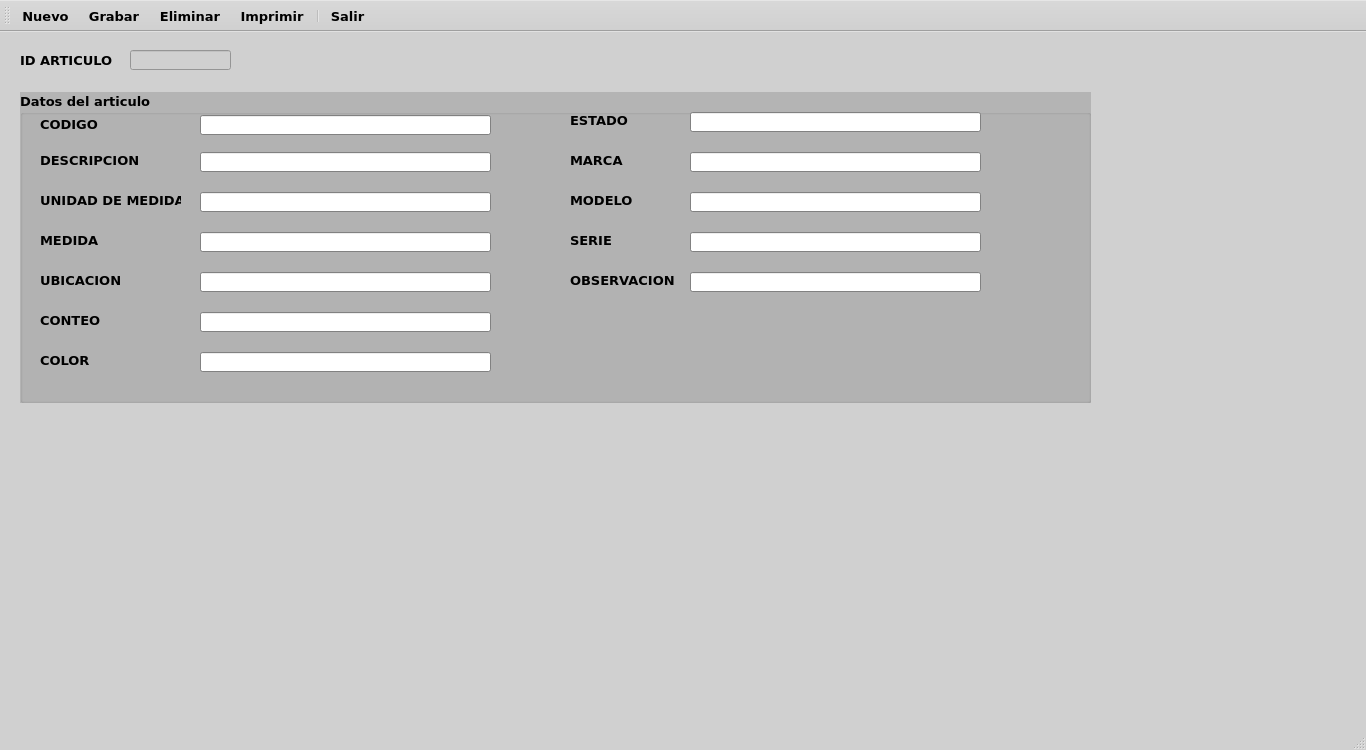
<?xml version="1.0" encoding="UTF-8"?>
<ui version="4.0">
 <class>MainWindow</class>
 <widget class="QMainWindow" name="MainWindow">
  <property name="geometry">
   <rect>
    <x>0</x>
    <y>0</y>
    <width>1366</width>
    <height>750</height>
   </rect>
  </property>
  <property name="palette">
   <palette>
    <active>
     <colorrole role="WindowText">
      <brush brushstyle="SolidPattern">
       <color alpha="255">
        <red>0</red>
        <green>0</green>
        <blue>0</blue>
       </color>
      </brush>
     </colorrole>
     <colorrole role="Button">
      <brush brushstyle="SolidPattern">
       <color alpha="255">
        <red>208</red>
        <green>208</green>
        <blue>208</blue>
       </color>
      </brush>
     </colorrole>
     <colorrole role="Light">
      <brush brushstyle="SolidPattern">
       <color alpha="255">
        <red>255</red>
        <green>255</green>
        <blue>255</blue>
       </color>
      </brush>
     </colorrole>
     <colorrole role="Midlight">
      <brush brushstyle="SolidPattern">
       <color alpha="255">
        <red>231</red>
        <green>231</green>
        <blue>231</blue>
       </color>
      </brush>
     </colorrole>
     <colorrole role="Dark">
      <brush brushstyle="SolidPattern">
       <color alpha="255">
        <red>104</red>
        <green>104</green>
        <blue>104</blue>
       </color>
      </brush>
     </colorrole>
     <colorrole role="Mid">
      <brush brushstyle="SolidPattern">
       <color alpha="255">
        <red>139</red>
        <green>139</green>
        <blue>139</blue>
       </color>
      </brush>
     </colorrole>
     <colorrole role="Text">
      <brush brushstyle="SolidPattern">
       <color alpha="255">
        <red>0</red>
        <green>0</green>
        <blue>0</blue>
       </color>
      </brush>
     </colorrole>
     <colorrole role="BrightText">
      <brush brushstyle="SolidPattern">
       <color alpha="255">
        <red>255</red>
        <green>255</green>
        <blue>255</blue>
       </color>
      </brush>
     </colorrole>
     <colorrole role="ButtonText">
      <brush brushstyle="SolidPattern">
       <color alpha="255">
        <red>0</red>
        <green>0</green>
        <blue>0</blue>
       </color>
      </brush>
     </colorrole>
     <colorrole role="Base">
      <brush brushstyle="SolidPattern">
       <color alpha="255">
        <red>255</red>
        <green>255</green>
        <blue>255</blue>
       </color>
      </brush>
     </colorrole>
     <colorrole role="Window">
      <brush brushstyle="SolidPattern">
       <color alpha="255">
        <red>208</red>
        <green>208</green>
        <blue>208</blue>
       </color>
      </brush>
     </colorrole>
     <colorrole role="Shadow">
      <brush brushstyle="SolidPattern">
       <color alpha="255">
        <red>0</red>
        <green>0</green>
        <blue>0</blue>
       </color>
      </brush>
     </colorrole>
     <colorrole role="AlternateBase">
      <brush brushstyle="SolidPattern">
       <color alpha="255">
        <red>231</red>
        <green>231</green>
        <blue>231</blue>
       </color>
      </brush>
     </colorrole>
     <colorrole role="ToolTipBase">
      <brush brushstyle="SolidPattern">
       <color alpha="255">
        <red>255</red>
        <green>255</green>
        <blue>220</blue>
       </color>
      </brush>
     </colorrole>
     <colorrole role="ToolTipText">
      <brush brushstyle="SolidPattern">
       <color alpha="255">
        <red>0</red>
        <green>0</green>
        <blue>0</blue>
       </color>
      </brush>
     </colorrole>
     <colorrole role="PlaceholderText">
      <brush brushstyle="SolidPattern">
       <color alpha="128">
        <red>0</red>
        <green>0</green>
        <blue>0</blue>
       </color>
      </brush>
     </colorrole>
    </active>
    <inactive>
     <colorrole role="WindowText">
      <brush brushstyle="SolidPattern">
       <color alpha="255">
        <red>0</red>
        <green>0</green>
        <blue>0</blue>
       </color>
      </brush>
     </colorrole>
     <colorrole role="Button">
      <brush brushstyle="SolidPattern">
       <color alpha="255">
        <red>208</red>
        <green>208</green>
        <blue>208</blue>
       </color>
      </brush>
     </colorrole>
     <colorrole role="Light">
      <brush brushstyle="SolidPattern">
       <color alpha="255">
        <red>255</red>
        <green>255</green>
        <blue>255</blue>
       </color>
      </brush>
     </colorrole>
     <colorrole role="Midlight">
      <brush brushstyle="SolidPattern">
       <color alpha="255">
        <red>231</red>
        <green>231</green>
        <blue>231</blue>
       </color>
      </brush>
     </colorrole>
     <colorrole role="Dark">
      <brush brushstyle="SolidPattern">
       <color alpha="255">
        <red>104</red>
        <green>104</green>
        <blue>104</blue>
       </color>
      </brush>
     </colorrole>
     <colorrole role="Mid">
      <brush brushstyle="SolidPattern">
       <color alpha="255">
        <red>139</red>
        <green>139</green>
        <blue>139</blue>
       </color>
      </brush>
     </colorrole>
     <colorrole role="Text">
      <brush brushstyle="SolidPattern">
       <color alpha="255">
        <red>0</red>
        <green>0</green>
        <blue>0</blue>
       </color>
      </brush>
     </colorrole>
     <colorrole role="BrightText">
      <brush brushstyle="SolidPattern">
       <color alpha="255">
        <red>255</red>
        <green>255</green>
        <blue>255</blue>
       </color>
      </brush>
     </colorrole>
     <colorrole role="ButtonText">
      <brush brushstyle="SolidPattern">
       <color alpha="255">
        <red>0</red>
        <green>0</green>
        <blue>0</blue>
       </color>
      </brush>
     </colorrole>
     <colorrole role="Base">
      <brush brushstyle="SolidPattern">
       <color alpha="255">
        <red>255</red>
        <green>255</green>
        <blue>255</blue>
       </color>
      </brush>
     </colorrole>
     <colorrole role="Window">
      <brush brushstyle="SolidPattern">
       <color alpha="255">
        <red>208</red>
        <green>208</green>
        <blue>208</blue>
       </color>
      </brush>
     </colorrole>
     <colorrole role="Shadow">
      <brush brushstyle="SolidPattern">
       <color alpha="255">
        <red>0</red>
        <green>0</green>
        <blue>0</blue>
       </color>
      </brush>
     </colorrole>
     <colorrole role="AlternateBase">
      <brush brushstyle="SolidPattern">
       <color alpha="255">
        <red>231</red>
        <green>231</green>
        <blue>231</blue>
       </color>
      </brush>
     </colorrole>
     <colorrole role="ToolTipBase">
      <brush brushstyle="SolidPattern">
       <color alpha="255">
        <red>255</red>
        <green>255</green>
        <blue>220</blue>
       </color>
      </brush>
     </colorrole>
     <colorrole role="ToolTipText">
      <brush brushstyle="SolidPattern">
       <color alpha="255">
        <red>0</red>
        <green>0</green>
        <blue>0</blue>
       </color>
      </brush>
     </colorrole>
     <colorrole role="PlaceholderText">
      <brush brushstyle="SolidPattern">
       <color alpha="128">
        <red>0</red>
        <green>0</green>
        <blue>0</blue>
       </color>
      </brush>
     </colorrole>
    </inactive>
    <disabled>
     <colorrole role="WindowText">
      <brush brushstyle="SolidPattern">
       <color alpha="255">
        <red>104</red>
        <green>104</green>
        <blue>104</blue>
       </color>
      </brush>
     </colorrole>
     <colorrole role="Button">
      <brush brushstyle="SolidPattern">
       <color alpha="255">
        <red>208</red>
        <green>208</green>
        <blue>208</blue>
       </color>
      </brush>
     </colorrole>
     <colorrole role="Light">
      <brush brushstyle="SolidPattern">
       <color alpha="255">
        <red>255</red>
        <green>255</green>
        <blue>255</blue>
       </color>
      </brush>
     </colorrole>
     <colorrole role="Midlight">
      <brush brushstyle="SolidPattern">
       <color alpha="255">
        <red>231</red>
        <green>231</green>
        <blue>231</blue>
       </color>
      </brush>
     </colorrole>
     <colorrole role="Dark">
      <brush brushstyle="SolidPattern">
       <color alpha="255">
        <red>104</red>
        <green>104</green>
        <blue>104</blue>
       </color>
      </brush>
     </colorrole>
     <colorrole role="Mid">
      <brush brushstyle="SolidPattern">
       <color alpha="255">
        <red>139</red>
        <green>139</green>
        <blue>139</blue>
       </color>
      </brush>
     </colorrole>
     <colorrole role="Text">
      <brush brushstyle="SolidPattern">
       <color alpha="255">
        <red>104</red>
        <green>104</green>
        <blue>104</blue>
       </color>
      </brush>
     </colorrole>
     <colorrole role="BrightText">
      <brush brushstyle="SolidPattern">
       <color alpha="255">
        <red>255</red>
        <green>255</green>
        <blue>255</blue>
       </color>
      </brush>
     </colorrole>
     <colorrole role="ButtonText">
      <brush brushstyle="SolidPattern">
       <color alpha="255">
        <red>104</red>
        <green>104</green>
        <blue>104</blue>
       </color>
      </brush>
     </colorrole>
     <colorrole role="Base">
      <brush brushstyle="SolidPattern">
       <color alpha="255">
        <red>208</red>
        <green>208</green>
        <blue>208</blue>
       </color>
      </brush>
     </colorrole>
     <colorrole role="Window">
      <brush brushstyle="SolidPattern">
       <color alpha="255">
        <red>208</red>
        <green>208</green>
        <blue>208</blue>
       </color>
      </brush>
     </colorrole>
     <colorrole role="Shadow">
      <brush brushstyle="SolidPattern">
       <color alpha="255">
        <red>0</red>
        <green>0</green>
        <blue>0</blue>
       </color>
      </brush>
     </colorrole>
     <colorrole role="AlternateBase">
      <brush brushstyle="SolidPattern">
       <color alpha="255">
        <red>208</red>
        <green>208</green>
        <blue>208</blue>
       </color>
      </brush>
     </colorrole>
     <colorrole role="ToolTipBase">
      <brush brushstyle="SolidPattern">
       <color alpha="255">
        <red>255</red>
        <green>255</green>
        <blue>220</blue>
       </color>
      </brush>
     </colorrole>
     <colorrole role="ToolTipText">
      <brush brushstyle="SolidPattern">
       <color alpha="255">
        <red>0</red>
        <green>0</green>
        <blue>0</blue>
       </color>
      </brush>
     </colorrole>
     <colorrole role="PlaceholderText">
      <brush brushstyle="SolidPattern">
       <color alpha="128">
        <red>0</red>
        <green>0</green>
        <blue>0</blue>
       </color>
      </brush>
     </colorrole>
    </disabled>
   </palette>
  </property>
  <property name="font">
   <font>
    <family>Verdana</family>
    <bold>true</bold>
   </font>
  </property>
  <property name="windowTitle">
   <string>MainWindow</string>
  </property>
  <widget class="QWidget" name="centralwidget">
   <widget class="QLabel" name="label_5">
    <property name="geometry">
     <rect>
      <x>20</x>
      <y>20</y>
      <width>111</width>
      <height>16</height>
     </rect>
    </property>
    <property name="font">
     <font>
      <family>Verdana</family>
      <pointsize>10</pointsize>
      <bold>true</bold>
     </font>
    </property>
    <property name="text">
     <string>ID ARTICULO</string>
    </property>
   </widget>
   <widget class="QGroupBox" name="groupBox_2">
    <property name="geometry">
     <rect>
      <x>20</x>
      <y>60</y>
      <width>1071</width>
      <height>311</height>
     </rect>
    </property>
    <property name="palette">
     <palette>
      <active>
       <colorrole role="WindowText">
        <brush brushstyle="SolidPattern">
         <color alpha="255">
          <red>0</red>
          <green>0</green>
          <blue>0</blue>
         </color>
        </brush>
       </colorrole>
       <colorrole role="Button">
        <brush brushstyle="SolidPattern">
         <color alpha="255">
          <red>180</red>
          <green>180</green>
          <blue>180</blue>
         </color>
        </brush>
       </colorrole>
       <colorrole role="Light">
        <brush brushstyle="SolidPattern">
         <color alpha="255">
          <red>255</red>
          <green>255</green>
          <blue>255</blue>
         </color>
        </brush>
       </colorrole>
       <colorrole role="Midlight">
        <brush brushstyle="SolidPattern">
         <color alpha="255">
          <red>217</red>
          <green>217</green>
          <blue>217</blue>
         </color>
        </brush>
       </colorrole>
       <colorrole role="Dark">
        <brush brushstyle="SolidPattern">
         <color alpha="255">
          <red>90</red>
          <green>90</green>
          <blue>90</blue>
         </color>
        </brush>
       </colorrole>
       <colorrole role="Mid">
        <brush brushstyle="SolidPattern">
         <color alpha="255">
          <red>120</red>
          <green>120</green>
          <blue>120</blue>
         </color>
        </brush>
       </colorrole>
       <colorrole role="Text">
        <brush brushstyle="SolidPattern">
         <color alpha="255">
          <red>0</red>
          <green>0</green>
          <blue>0</blue>
         </color>
        </brush>
       </colorrole>
       <colorrole role="BrightText">
        <brush brushstyle="SolidPattern">
         <color alpha="255">
          <red>255</red>
          <green>255</green>
          <blue>255</blue>
         </color>
        </brush>
       </colorrole>
       <colorrole role="ButtonText">
        <brush brushstyle="SolidPattern">
         <color alpha="255">
          <red>0</red>
          <green>0</green>
          <blue>0</blue>
         </color>
        </brush>
       </colorrole>
       <colorrole role="Base">
        <brush brushstyle="SolidPattern">
         <color alpha="255">
          <red>255</red>
          <green>255</green>
          <blue>255</blue>
         </color>
        </brush>
       </colorrole>
       <colorrole role="Window">
        <brush brushstyle="SolidPattern">
         <color alpha="255">
          <red>180</red>
          <green>180</green>
          <blue>180</blue>
         </color>
        </brush>
       </colorrole>
       <colorrole role="Shadow">
        <brush brushstyle="SolidPattern">
         <color alpha="255">
          <red>0</red>
          <green>0</green>
          <blue>0</blue>
         </color>
        </brush>
       </colorrole>
       <colorrole role="AlternateBase">
        <brush brushstyle="SolidPattern">
         <color alpha="255">
          <red>217</red>
          <green>217</green>
          <blue>217</blue>
         </color>
        </brush>
       </colorrole>
       <colorrole role="ToolTipBase">
        <brush brushstyle="SolidPattern">
         <color alpha="255">
          <red>255</red>
          <green>255</green>
          <blue>220</blue>
         </color>
        </brush>
       </colorrole>
       <colorrole role="ToolTipText">
        <brush brushstyle="SolidPattern">
         <color alpha="255">
          <red>0</red>
          <green>0</green>
          <blue>0</blue>
         </color>
        </brush>
       </colorrole>
       <colorrole role="PlaceholderText">
        <brush brushstyle="SolidPattern">
         <color alpha="128">
          <red>0</red>
          <green>0</green>
          <blue>0</blue>
         </color>
        </brush>
       </colorrole>
      </active>
      <inactive>
       <colorrole role="WindowText">
        <brush brushstyle="SolidPattern">
         <color alpha="255">
          <red>0</red>
          <green>0</green>
          <blue>0</blue>
         </color>
        </brush>
       </colorrole>
       <colorrole role="Button">
        <brush brushstyle="SolidPattern">
         <color alpha="255">
          <red>180</red>
          <green>180</green>
          <blue>180</blue>
         </color>
        </brush>
       </colorrole>
       <colorrole role="Light">
        <brush brushstyle="SolidPattern">
         <color alpha="255">
          <red>255</red>
          <green>255</green>
          <blue>255</blue>
         </color>
        </brush>
       </colorrole>
       <colorrole role="Midlight">
        <brush brushstyle="SolidPattern">
         <color alpha="255">
          <red>217</red>
          <green>217</green>
          <blue>217</blue>
         </color>
        </brush>
       </colorrole>
       <colorrole role="Dark">
        <brush brushstyle="SolidPattern">
         <color alpha="255">
          <red>90</red>
          <green>90</green>
          <blue>90</blue>
         </color>
        </brush>
       </colorrole>
       <colorrole role="Mid">
        <brush brushstyle="SolidPattern">
         <color alpha="255">
          <red>120</red>
          <green>120</green>
          <blue>120</blue>
         </color>
        </brush>
       </colorrole>
       <colorrole role="Text">
        <brush brushstyle="SolidPattern">
         <color alpha="255">
          <red>0</red>
          <green>0</green>
          <blue>0</blue>
         </color>
        </brush>
       </colorrole>
       <colorrole role="BrightText">
        <brush brushstyle="SolidPattern">
         <color alpha="255">
          <red>255</red>
          <green>255</green>
          <blue>255</blue>
         </color>
        </brush>
       </colorrole>
       <colorrole role="ButtonText">
        <brush brushstyle="SolidPattern">
         <color alpha="255">
          <red>0</red>
          <green>0</green>
          <blue>0</blue>
         </color>
        </brush>
       </colorrole>
       <colorrole role="Base">
        <brush brushstyle="SolidPattern">
         <color alpha="255">
          <red>255</red>
          <green>255</green>
          <blue>255</blue>
         </color>
        </brush>
       </colorrole>
       <colorrole role="Window">
        <brush brushstyle="SolidPattern">
         <color alpha="255">
          <red>180</red>
          <green>180</green>
          <blue>180</blue>
         </color>
        </brush>
       </colorrole>
       <colorrole role="Shadow">
        <brush brushstyle="SolidPattern">
         <color alpha="255">
          <red>0</red>
          <green>0</green>
          <blue>0</blue>
         </color>
        </brush>
       </colorrole>
       <colorrole role="AlternateBase">
        <brush brushstyle="SolidPattern">
         <color alpha="255">
          <red>217</red>
          <green>217</green>
          <blue>217</blue>
         </color>
        </brush>
       </colorrole>
       <colorrole role="ToolTipBase">
        <brush brushstyle="SolidPattern">
         <color alpha="255">
          <red>255</red>
          <green>255</green>
          <blue>220</blue>
         </color>
        </brush>
       </colorrole>
       <colorrole role="ToolTipText">
        <brush brushstyle="SolidPattern">
         <color alpha="255">
          <red>0</red>
          <green>0</green>
          <blue>0</blue>
         </color>
        </brush>
       </colorrole>
       <colorrole role="PlaceholderText">
        <brush brushstyle="SolidPattern">
         <color alpha="128">
          <red>0</red>
          <green>0</green>
          <blue>0</blue>
         </color>
        </brush>
       </colorrole>
      </inactive>
      <disabled>
       <colorrole role="WindowText">
        <brush brushstyle="SolidPattern">
         <color alpha="255">
          <red>90</red>
          <green>90</green>
          <blue>90</blue>
         </color>
        </brush>
       </colorrole>
       <colorrole role="Button">
        <brush brushstyle="SolidPattern">
         <color alpha="255">
          <red>180</red>
          <green>180</green>
          <blue>180</blue>
         </color>
        </brush>
       </colorrole>
       <colorrole role="Light">
        <brush brushstyle="SolidPattern">
         <color alpha="255">
          <red>255</red>
          <green>255</green>
          <blue>255</blue>
         </color>
        </brush>
       </colorrole>
       <colorrole role="Midlight">
        <brush brushstyle="SolidPattern">
         <color alpha="255">
          <red>217</red>
          <green>217</green>
          <blue>217</blue>
         </color>
        </brush>
       </colorrole>
       <colorrole role="Dark">
        <brush brushstyle="SolidPattern">
         <color alpha="255">
          <red>90</red>
          <green>90</green>
          <blue>90</blue>
         </color>
        </brush>
       </colorrole>
       <colorrole role="Mid">
        <brush brushstyle="SolidPattern">
         <color alpha="255">
          <red>120</red>
          <green>120</green>
          <blue>120</blue>
         </color>
        </brush>
       </colorrole>
       <colorrole role="Text">
        <brush brushstyle="SolidPattern">
         <color alpha="255">
          <red>90</red>
          <green>90</green>
          <blue>90</blue>
         </color>
        </brush>
       </colorrole>
       <colorrole role="BrightText">
        <brush brushstyle="SolidPattern">
         <color alpha="255">
          <red>255</red>
          <green>255</green>
          <blue>255</blue>
         </color>
        </brush>
       </colorrole>
       <colorrole role="ButtonText">
        <brush brushstyle="SolidPattern">
         <color alpha="255">
          <red>90</red>
          <green>90</green>
          <blue>90</blue>
         </color>
        </brush>
       </colorrole>
       <colorrole role="Base">
        <brush brushstyle="SolidPattern">
         <color alpha="255">
          <red>180</red>
          <green>180</green>
          <blue>180</blue>
         </color>
        </brush>
       </colorrole>
       <colorrole role="Window">
        <brush brushstyle="SolidPattern">
         <color alpha="255">
          <red>180</red>
          <green>180</green>
          <blue>180</blue>
         </color>
        </brush>
       </colorrole>
       <colorrole role="Shadow">
        <brush brushstyle="SolidPattern">
         <color alpha="255">
          <red>0</red>
          <green>0</green>
          <blue>0</blue>
         </color>
        </brush>
       </colorrole>
       <colorrole role="AlternateBase">
        <brush brushstyle="SolidPattern">
         <color alpha="255">
          <red>180</red>
          <green>180</green>
          <blue>180</blue>
         </color>
        </brush>
       </colorrole>
       <colorrole role="ToolTipBase">
        <brush brushstyle="SolidPattern">
         <color alpha="255">
          <red>255</red>
          <green>255</green>
          <blue>220</blue>
         </color>
        </brush>
       </colorrole>
       <colorrole role="ToolTipText">
        <brush brushstyle="SolidPattern">
         <color alpha="255">
          <red>0</red>
          <green>0</green>
          <blue>0</blue>
         </color>
        </brush>
       </colorrole>
       <colorrole role="PlaceholderText">
        <brush brushstyle="SolidPattern">
         <color alpha="128">
          <red>0</red>
          <green>0</green>
          <blue>0</blue>
         </color>
        </brush>
       </colorrole>
      </disabled>
     </palette>
    </property>
    <property name="font">
     <font>
      <family>Verdana</family>
      <pointsize>10</pointsize>
      <bold>true</bold>
     </font>
    </property>
    <property name="autoFillBackground">
     <bool>true</bool>
    </property>
    <property name="title">
     <string>Datos del articulo</string>
    </property>
    <widget class="QLabel" name="label_4">
     <property name="geometry">
      <rect>
       <x>20</x>
       <y>140</y>
       <width>81</width>
       <height>16</height>
      </rect>
     </property>
     <property name="text">
      <string>MEDIDA</string>
     </property>
    </widget>
    <widget class="QLabel" name="label_3">
     <property name="geometry">
      <rect>
       <x>20</x>
       <y>100</y>
       <width>141</width>
       <height>16</height>
      </rect>
     </property>
     <property name="text">
      <string>UNIDAD DE MEDIDA</string>
     </property>
    </widget>
    <widget class="QLabel" name="label_2">
     <property name="geometry">
      <rect>
       <x>20</x>
       <y>24</y>
       <width>81</width>
       <height>16</height>
      </rect>
     </property>
     <property name="text">
      <string>CODIGO</string>
     </property>
    </widget>
    <widget class="QLabel" name="label">
     <property name="geometry">
      <rect>
       <x>20</x>
       <y>60</y>
       <width>111</width>
       <height>16</height>
      </rect>
     </property>
     <property name="text">
      <string>DESCRIPCION</string>
     </property>
    </widget>
    <widget class="QLineEdit" name="lineEdit_2">
     <property name="geometry">
      <rect>
       <x>180</x>
       <y>23</y>
       <width>291</width>
       <height>20</height>
      </rect>
     </property>
    </widget>
    <widget class="QLabel" name="label_6">
     <property name="geometry">
      <rect>
       <x>20</x>
       <y>180</y>
       <width>101</width>
       <height>16</height>
      </rect>
     </property>
     <property name="text">
      <string>UBICACION</string>
     </property>
    </widget>
    <widget class="QLabel" name="label_7">
     <property name="geometry">
      <rect>
       <x>20</x>
       <y>220</y>
       <width>81</width>
       <height>16</height>
      </rect>
     </property>
     <property name="text">
      <string>CONTEO</string>
     </property>
    </widget>
    <widget class="QLabel" name="label_8">
     <property name="geometry">
      <rect>
       <x>20</x>
       <y>260</y>
       <width>81</width>
       <height>16</height>
      </rect>
     </property>
     <property name="text">
      <string>COLOR</string>
     </property>
    </widget>
    <widget class="QLabel" name="label_9">
     <property name="geometry">
      <rect>
       <x>550</x>
       <y>20</y>
       <width>81</width>
       <height>16</height>
      </rect>
     </property>
     <property name="text">
      <string>ESTADO</string>
     </property>
    </widget>
    <widget class="QLabel" name="label_10">
     <property name="geometry">
      <rect>
       <x>550</x>
       <y>60</y>
       <width>81</width>
       <height>16</height>
      </rect>
     </property>
     <property name="text">
      <string>MARCA</string>
     </property>
    </widget>
    <widget class="QLabel" name="label_11">
     <property name="geometry">
      <rect>
       <x>550</x>
       <y>100</y>
       <width>81</width>
       <height>16</height>
      </rect>
     </property>
     <property name="text">
      <string>MODELO</string>
     </property>
    </widget>
    <widget class="QLabel" name="label_12">
     <property name="geometry">
      <rect>
       <x>550</x>
       <y>140</y>
       <width>81</width>
       <height>16</height>
      </rect>
     </property>
     <property name="text">
      <string>SERIE</string>
     </property>
    </widget>
    <widget class="QLabel" name="label_13">
     <property name="geometry">
      <rect>
       <x>550</x>
       <y>180</y>
       <width>111</width>
       <height>16</height>
      </rect>
     </property>
     <property name="text">
      <string>OBSERVACION</string>
     </property>
    </widget>
    <widget class="QLineEdit" name="lineEdit_3">
     <property name="geometry">
      <rect>
       <x>180</x>
       <y>60</y>
       <width>291</width>
       <height>20</height>
      </rect>
     </property>
    </widget>
    <widget class="QLineEdit" name="lineEdit_4">
     <property name="geometry">
      <rect>
       <x>180</x>
       <y>100</y>
       <width>291</width>
       <height>20</height>
      </rect>
     </property>
    </widget>
    <widget class="QLineEdit" name="lineEdit_5">
     <property name="geometry">
      <rect>
       <x>180</x>
       <y>140</y>
       <width>291</width>
       <height>20</height>
      </rect>
     </property>
    </widget>
    <widget class="QLineEdit" name="lineEdit_6">
     <property name="geometry">
      <rect>
       <x>180</x>
       <y>180</y>
       <width>291</width>
       <height>20</height>
      </rect>
     </property>
    </widget>
    <widget class="QLineEdit" name="lineEdit_7">
     <property name="geometry">
      <rect>
       <x>180</x>
       <y>220</y>
       <width>291</width>
       <height>20</height>
      </rect>
     </property>
    </widget>
    <widget class="QLineEdit" name="lineEdit_8">
     <property name="geometry">
      <rect>
       <x>180</x>
       <y>260</y>
       <width>291</width>
       <height>20</height>
      </rect>
     </property>
    </widget>
    <widget class="QLineEdit" name="lineEdit_9">
     <property name="geometry">
      <rect>
       <x>670</x>
       <y>20</y>
       <width>291</width>
       <height>20</height>
      </rect>
     </property>
    </widget>
    <widget class="QLineEdit" name="lineEdit_10">
     <property name="geometry">
      <rect>
       <x>670</x>
       <y>60</y>
       <width>291</width>
       <height>20</height>
      </rect>
     </property>
    </widget>
    <widget class="QLineEdit" name="lineEdit_11">
     <property name="geometry">
      <rect>
       <x>670</x>
       <y>100</y>
       <width>291</width>
       <height>20</height>
      </rect>
     </property>
    </widget>
    <widget class="QLineEdit" name="lineEdit_12">
     <property name="geometry">
      <rect>
       <x>670</x>
       <y>140</y>
       <width>291</width>
       <height>20</height>
      </rect>
     </property>
    </widget>
    <widget class="QLineEdit" name="lineEdit_13">
     <property name="geometry">
      <rect>
       <x>670</x>
       <y>180</y>
       <width>291</width>
       <height>20</height>
      </rect>
     </property>
    </widget>
   </widget>
   <widget class="QLineEdit" name="lineEdit">
    <property name="enabled">
     <bool>false</bool>
    </property>
    <property name="geometry">
     <rect>
      <x>130</x>
      <y>18</y>
      <width>101</width>
      <height>20</height>
     </rect>
    </property>
    <property name="font">
     <font>
      <family>Verdana</family>
      <pointsize>10</pointsize>
      <bold>true</bold>
     </font>
    </property>
   </widget>
  </widget>
  <widget class="QMenuBar" name="menubar">
   <property name="geometry">
    <rect>
     <x>0</x>
     <y>0</y>
     <width>1366</width>
     <height>21</height>
    </rect>
   </property>
  </widget>
  <widget class="QStatusBar" name="statusbar"/>
  <widget class="QToolBar" name="toolBar">
   <property name="font">
    <font>
     <family>Verdana</family>
     <pointsize>10</pointsize>
     <bold>true</bold>
    </font>
   </property>
   <property name="windowTitle">
    <string>toolBar</string>
   </property>
   <property name="toolButtonStyle">
    <enum>Qt::ToolButtonTextBesideIcon</enum>
   </property>
   <attribute name="toolBarArea">
    <enum>TopToolBarArea</enum>
   </attribute>
   <attribute name="toolBarBreak">
    <bool>false</bool>
   </attribute>
   <addaction name="actionNuevo"/>
   <addaction name="actionGrabar"/>
   <addaction name="actionEliminar"/>
   <addaction name="actionImprimir"/>
   <addaction name="separator"/>
   <addaction name="actionSalir"/>
  </widget>
  <action name="actionNuevo">
   <property name="icon">
    <iconset resource="../resources.qrc">
     <normaloff>:/icons/resources/icons/nuevo.png</normaloff>:/icons/resources/icons/nuevo.png</iconset>
   </property>
   <property name="text">
    <string>Nuevo</string>
   </property>
  </action>
  <action name="actionGrabar">
   <property name="icon">
    <iconset resource="../resources.qrc">
     <normaloff>:/icons/resources/icons/grabar.png</normaloff>:/icons/resources/icons/grabar.png</iconset>
   </property>
   <property name="text">
    <string>Grabar</string>
   </property>
  </action>
  <action name="actionEliminar">
   <property name="icon">
    <iconset resource="../resources.qrc">
     <normaloff>:/icons/resources/icons/eliminar.png</normaloff>:/icons/resources/icons/eliminar.png</iconset>
   </property>
   <property name="text">
    <string>Eliminar</string>
   </property>
  </action>
  <action name="actionImprimir">
   <property name="icon">
    <iconset resource="../resources.qrc">
     <normaloff>:/icons/resources/icons/imprimir.png</normaloff>:/icons/resources/icons/imprimir.png</iconset>
   </property>
   <property name="text">
    <string>Imprimir</string>
   </property>
  </action>
  <action name="actionSalir">
   <property name="icon">
    <iconset resource="../resources.qrc">
     <normaloff>:/icons/resources/icons/salir.png</normaloff>:/icons/resources/icons/salir.png</iconset>
   </property>
   <property name="text">
    <string>Salir</string>
   </property>
  </action>
 </widget>
 <resources>
  <include location="../resources.qrc"/>
 </resources>
 <connections/>
</ui>
